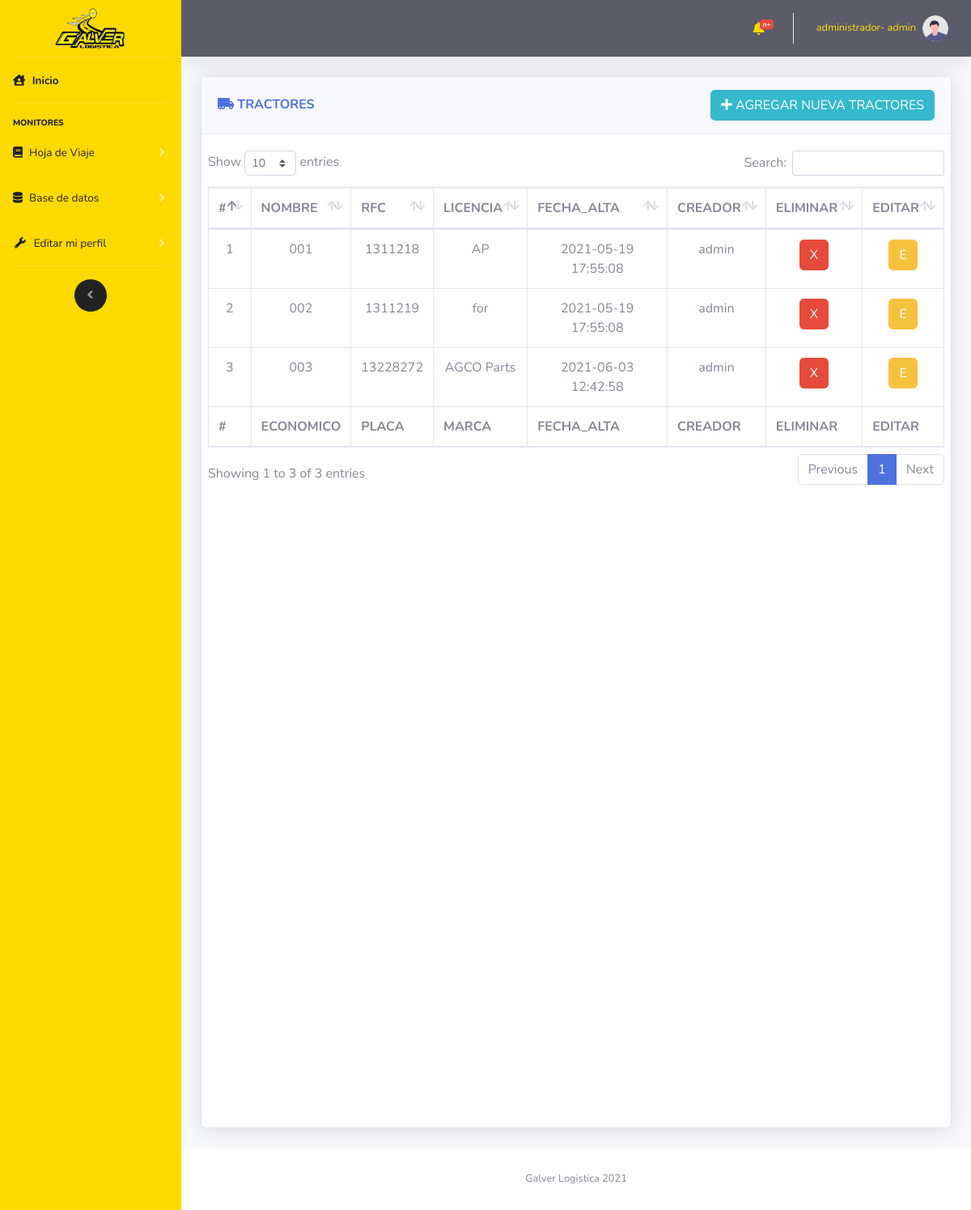
/vistas/CRUD_Tractores.php (signed in), run on the app's committed database.
### tables this page shows
CREATE TABLE `tractor` (
  `tractorId` int(11) NOT NULL,
  `tractorPlaca` varchar(50) NOT NULL,
  `tractorEconomico` varchar(50) NOT NULL,
  `usuarioId` int(11) NOT NULL,
  `tractorFechaCreacion` datetime NOT NULL,
  `tractorMarcaId` int(11) NOT NULL
);

CREATE TABLE `tractor_marca` (
  `tractorMarcaId` int(11) NOT NULL,
  `tractorMarcaNombre` varchar(200) NOT NULL,
  `tractorMarcaCreacion` datetime NOT NULL,
  `usuarioId` int(11) NOT NULL
);

CREATE TABLE `usuario` (
  `usuarioId` int(11) NOT NULL,
  `usuarioNombre` varchar(30) NOT NULL,
  `usuarioPassword` varchar(20) NOT NULL,
  `usuarioTipoId` int(11) NOT NULL,
  `usuarioCreacion` datetime NOT NULL
);

### controlador/modulos/selects.php (called while the page is built, shortened)
<?php
    function muestraTractores($mysqli)
    {
        $result = $mysqli->query(
        "SELECT * FROM `tractor`
        INNER JOIN usuario ON usuario.usuarioId= tractor.usuarioId
        INNER JOIN tractor_marca ON tractor_marca.tractorMarcaId= tractor.tractorMarcaId");
        return $result;
    }
?>

### vistas/CRUD_Tractores.php (the view, shortened to what this page needs)
<?php
    include "../import/componentes/head.php";
    include "../import/componentes/navbarLateral.php";
    include "../import/componentes/navbarHorizontal.php";
    include "../controlador/coneccion/config.php";
    include "../controlador/modulos/selects.php";
?>
<div class="container-fluid">
    <div class="row">
            <div class="col-12">
                <div class="card shadow mb-4 card_hdv">
                    <div class="card-header py-3 d-flex flex-row align-items-center justify-content-between">
                        <h6 class="m-0 font-weight-bold text-primary"><i class="fas fa-truck-moving"></i> TRACTORES</h6>
                        <button type="button" class="btn btn-info  d-none d-md-block" data-toggle="modal"
                            data-target="#INSERT"><i class="fas fa-plus"></i> AGREGAR NUEVA TRACTORES</button>
                    </div>
                    <div class="card-body">
                        <div class="chart-area ">
                            <div class="row">
                                <div class="cardScroll table-responsive">
                                    <table class="table table-bordered" id="dataTable" width="100%" cellspacing="0">
                                        <thead>
                                            <tr>
                                                <th scope="col">#</th>
                                                <th scope="col">NOMBRE</th>
                                                <th scope="col">RFC</th>
                                                <th scope="col">LICENCIA</th>
                                                <th scope="col">FECHA_ALTA</th>
                                                <th scope="col">CREADOR</th>
                                                <th scope="col">ELIMINAR</th>
                                                <th scope="col">EDITAR</th>
                                            </tr>
                                        </thead>
                                        <tfoot>
                                            <tr>
                                                <th scope="col">#</th>
                                                <th scope="col">ECONOMICO</th>
                                                <th scope="col">PLACA</th>
                                                <th scope="col">MARCA</th>
                                                <th scope="col">FECHA_ALTA</th>
                                                <th scope="col">CREADOR</th>
                                                <th scope="col">ELIMINAR</th>
                                                <th scope="col">EDITAR</th>
                                            </tr>
                                        </tfoot>
                                        <tbody class=" text-center">
                                            <?php
                                        $datos=muestraTractores($mysqli);
                                        while ($filas =$datos->fetch_assoc()) {
                                            echo
                                            "<tr>".
                                            "<td>".$filas["tractorId"]."</td>".
                                            "<td>".$filas["tractorEconomico"]."</td>".
                                            "<td>".$filas["tractorPlaca"]."</td>".
                                            "<td>".$filas["tractorMarcaNombre"]."</td>".
                                            "<td>".$filas["tractorFechaCreacion"]."</td>".
                                            "<td>".$filas["usuarioNombre"]."</td>".
                                            "<td><button type='button' class='btn btn-danger' onclick='eliminarTractor(".$filas["tractorId"].")')>X</button></td>".
                                            "<td><button type='button' class='btn btn-warning' data-toggle='modal'
                                            data-target='#UPDATE' onclick='editarPaso1Id(".$filas["tractorId"].")'>E</button></td>".
                                            "</tr>";
                                        }
                                        ?>
                                        </tbody>
                                    </table>
                                </div>
                            </div>
                        </div>
                    </div>
                </div>
            </div>
    </div>
    <?php
        include "../import/componentes/footer.php";
        include "../import/componentes/js/main.php";
    ?>

### vistas/CRUD_Tractores.php (style rules this page uses)
.card_hdv { height: 1300px !important; }
div.cardScroll { width: 1200px; height: 1200px; overflow: auto; }

### data on the page
tractor: tractorId "1", tractorEconomico "001", tractorPlaca "1311218", tractorMarcaId.tractorMarcaNombre "AP", tractorFechaCreacion "2021-05-19 17:55:08", usuarioId.usuarioNombre "admin"
tractor: tractorId "2", tractorEconomico "002", tractorPlaca "1311219", tractorMarcaId.tractorMarcaNombre "for", tractorFechaCreacion "2021-05-19 17:55:08", usuarioId.usuarioNombre "admin"
tractor: tractorId "3", tractorEconomico "003", tractorPlaca "13228272", tractorMarcaId.tractorMarcaNombre "AGCO Parts", tractorFechaCreacion "2021-06-03 12:42:58", usuarioId.usuarioNombre "admin"

### other printed values
$_SESSION["usuarioTipoCargo"] "administrador"
$_SESSION["usuarioNombre"] "admin"
